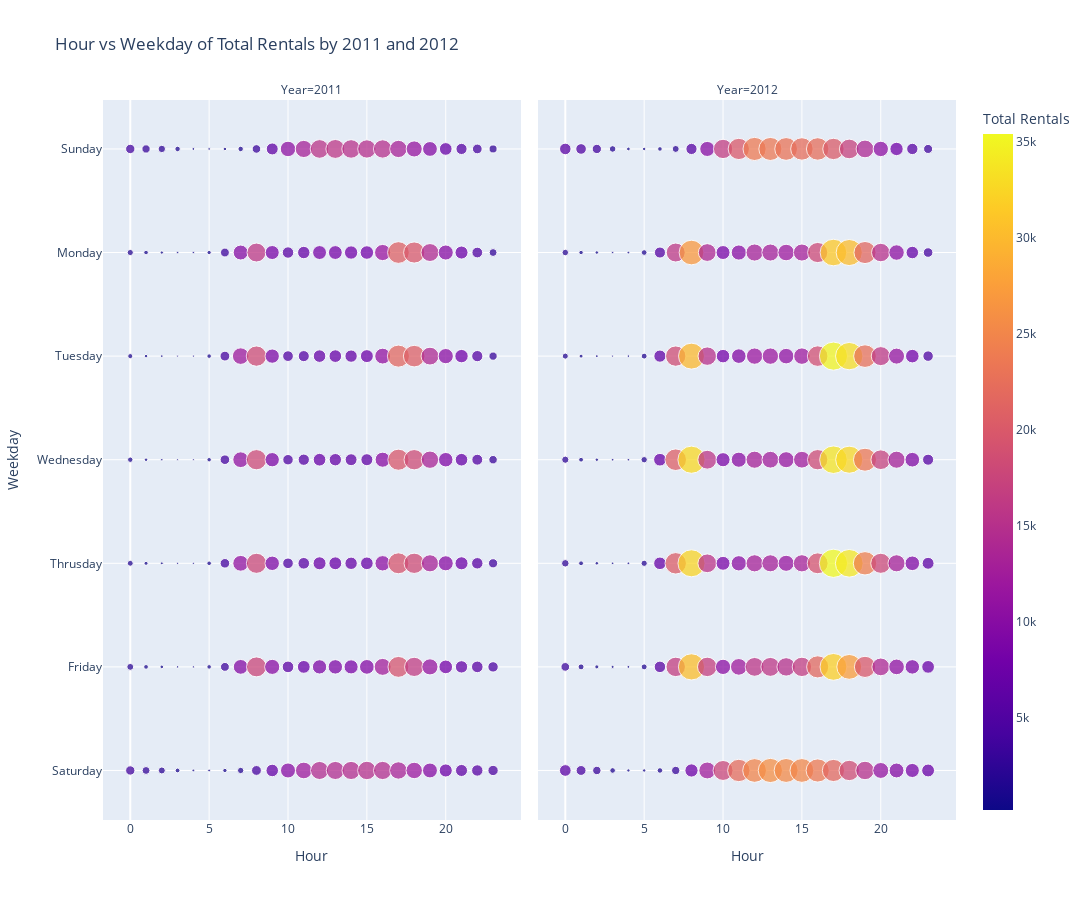

The cell this chart's notebook holds for it:
### Markdown cell above
#### Total Rentals on Hour vs Weekday on 2011 Compared to 2012
* As shows by 2 graphs bellow, consistent behavior throughout the year for all user. 
* Baseline projection for total user in 2013 can also be drawn from this data.

### Code cell
fig = px.scatter(df_hour_weekday_year_total, x = 'hr', y = 'weekday', facet_col = 'yr', color = 'cnt', size = 'cnt', opacity = 0.75, 
                 category_orders = {'yr' : years, 'weekday': weekdays}, labels = plot_labels, title = 'Hour vs Weekday of Total Rentals by 2011 and 2012')
scale_plot(fig, 1750, y_length)
fig.show()

### Figure 1 — Plotly figure (JSON) as saved in the notebook; plotly's stock layout.template omitted (floating-point values rounded to 4 significant figures; data arrays with more than 128 entries replaced by an {"elided": "..."} marker saying what was removed)
{"data": [{"hovertemplate": "Year=2011<br>Hour=%{x}<br>Weekday=%{y}<br>Total Rentals=%{marker.color}<extra></extra>", "legendgroup": "", "marker": {"color": {"elided": "168 int values"}, "coloraxis": "coloraxis", "opacity": 0.75, "size": {"elided": "168 int values"}, "sizemode": "area", "sizeref": 88.51, "symbol": "circle"}, "mode": "markers", "name": "", "orientation": "h", "showlegend": false, "type": "scatter", "x": {"elided": "168 int values"}, "xaxis": "x", "y": {"elided": "168 str values"}, "yaxis": "y"}, {"hovertemplate": "Year=2012<br>Hour=%{x}<br>Weekday=%{y}<br>Total Rentals=%{marker.color}<extra></extra>", "legendgroup": "", "marker": {"color": {"elided": "168 int values"}, "coloraxis": "coloraxis", "opacity": 0.75, "size": {"elided": "168 int values"}, "sizemode": "area", "sizeref": 88.51, "symbol": "circle"}, "mode": "markers", "name": "", "orientation": "h", "showlegend": false, "type": "scatter", "x": {"elided": "168 int values"}, "xaxis": "x2", "y": {"elided": "168 str values"}, "yaxis": "y2"}], "layout": {"annotations": [{"font": {}, "showarrow": false, "text": "Year=2011", "x": 0.245, "xanchor": "center", "xref": "paper", "y": 1, "yanchor": "bottom", "yref": "paper"}, {"font": {}, "showarrow": false, "text": "Year=2012", "x": 0.755, "xanchor": "center", "xref": "paper", "y": 1, "yanchor": "bottom", "yref": "paper"}], "autosize": false, "coloraxis": {"colorbar": {"title": {"text": "Total Rentals"}}, "colorscale": [[0, "#0d0887"], [0.1111, "#46039f"], [0.2222, "#7201a8"], [0.3333, "#9c179e"], [0.4444, "#bd3786"], [0.5556, "#d8576b"], [0.6667, "#ed7953"], [0.7778, "#fb9f3a"], [0.8889, "#fdca26"], [1, "#f0f921"]]}, "height": 900, "legend": {"itemsizing": "constant", "tracegroupgap": 0}, "title": {"text": "Hour vs Weekday of Total Rentals by 2011 and 2012"}, "width": 1750, "xaxis": {"anchor": "y", "autorange": true, "domain": [0, 0.49], "range": [-1.539, 24.56], "title": {"text": "Hour"}, "type": "linear"}, "xaxis2": {"anchor": "y2", "autorange": true, "domain": [0.51, 1], "matches": "x", "range": [-1.539, 24.56], "title": {"text": "Hour"}, "type": "linear"}, "yaxis": {"anchor": "x", "autorange": true, "categoryarray": ["Saturday", "Friday", "Thrusday", "Wednesday", "Tuesday", "Monday", "Sunday"], "categoryorder": "array", "domain": [0, 1], "range": [-0.4781, 6.473], "title": {"text": "Weekday"}, "type": "category"}, "yaxis2": {"anchor": "x2", "autorange": true, "domain": [0, 1], "matches": "y", "range": [-0.4781, 6.473], "showticklabels": false, "type": "category"}}}
